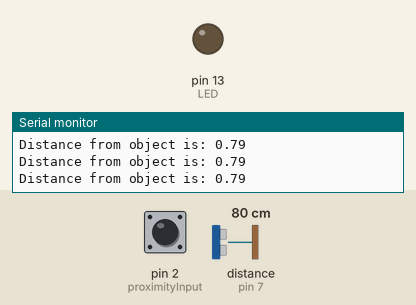
This sketch was run on a simulated Arduino Uno, built with avr-gcc and run on an emulated ATmega328P. Parts: output pins drawn as LEDs (lit = HIGH), the last lines printed to the serial monitor. Wiring (inferred from the names in the program): range finder with pulse-width output: data pin 7. Dashed ring = blinking. The test bench sets the inputs (shaded band); at power-on: pin 2 (proximityInput) HIGH, distance to the obstacle (sensor on pin 7) 80 cm. The echo pulse lasts 58.3 µs per cm.

Above: at 1.2 s.
1.3 s: pin 2 (proximityInput) pulled LOW for 3.2 s
At 3.1 s:
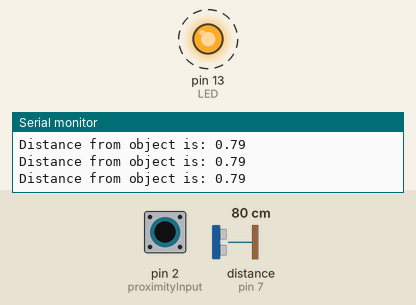
7.6 s: pin 2 (proximityInput) pulled LOW for 1 s
At 9.3 s:
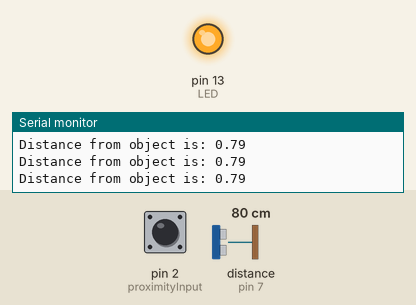
Timing chart, 0 to 11.3 s (numbered marks = the images above; inputs shaded):
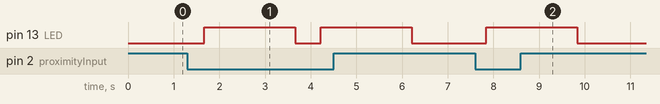

Measured:
- after the input at 1.3 s, pin 13 (LED): alternates HIGH for 2.0 s and LOW for 0.55 s, starting after 0.37 s
- after the input at 7.6 s, pin 13 (LED): LOW → HIGH after 0.24 s, → LOW 2.0 s later

The sketch:

Ultrasonic_Rangefinder.ino
```cpp
/*
This code helps with distance detection using a MaxSonar ultrasonic rangefinder
A library is available at: https://github.com/Diaoul/arduino-Maxbotix
This code's original author belongs to Bruce Allen

Added: LED Lights to blink if sensor detects an object that is too close

Updated: February 27, 2021
*/

// This code will use the PulseWidth (PW) to detect range

// Use digital pin 7 to read PW from the device. Pin number does not change in this code
const int pwPin = 7;

// Input Output Variables
const int proximityInput = 2;
const int LED = 13;

// Store calculated value
long pW, inches, cm, meters;
// Sensor Variable
int sensorState;


void setup() {
  // Creates serial connection to send results back to PC Console
  Serial.begin(9600);
  pinMode(pwPin, INPUT);

  // Sets up pins as Input and Output
  pinMode(proximityInput, INPUT_PULLUP);
  pinMode(LED, OUTPUT);
}

void read_sensor() {
  // Read pulse sent by device
  // Conversion for PW: 147 uS per Inch
  pW = pulseIn(pwPin, HIGH);

  float inches = pW/147;
  float cm = inches * 2.54;
  float meters = cm/100;

  Serial.print("Distance from object is: ");
  Serial.println(meters);
}

void lights(){
  // Reads the value as either high or low
  sensorState = digitalRead(proximityInput);
  // sensorState == LOW means there is a detectable object within sensor's proximity
  if(sensorState == LOW){
    // Turn the LED on for two seconds then turns it off
    digitalWrite(LED, HIGH);
    delay(2000);
    digitalWrite(LED, LOW);
  }
}


void loop() {
  read_sensor();
  lights();
  delay(500); // Delay reading by 500 milliseconds
}
```
